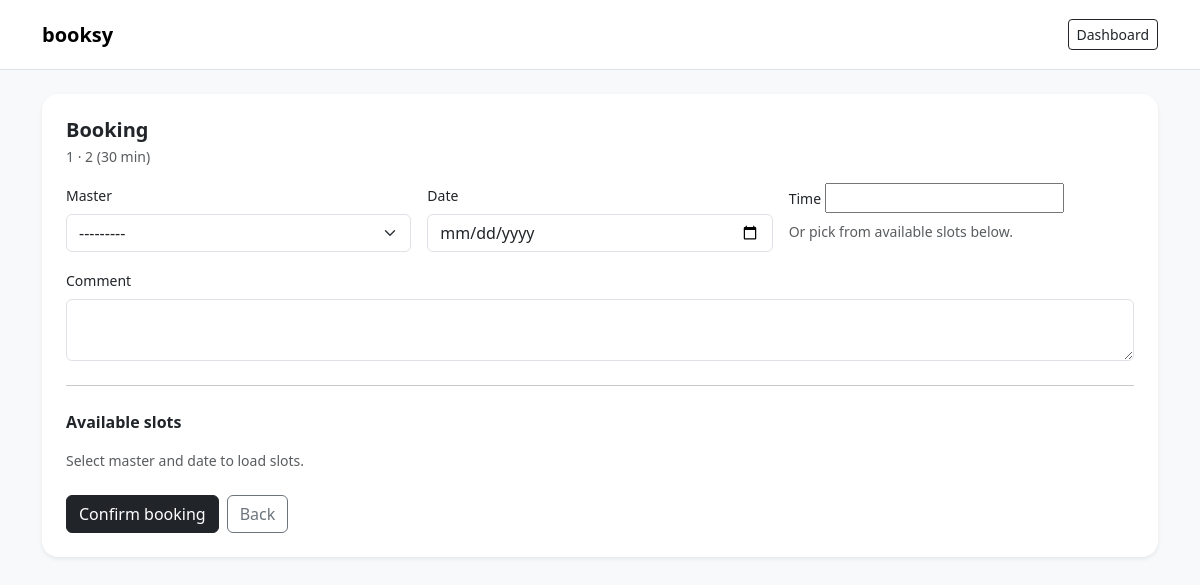
The app's page /salon/1/service/1/book/ (signed in) with its own data.
### marketplace/models.py (models this page shows, shortened)
class MultilingualMixin(models.Model):
    class Meta:
        abstract = True

class Salon(MultilingualMixin, models.Model):
    name_ru = models.CharField(max_length=200)
    name_en = models.CharField(max_length=200, blank=True)
    name_uz = models.CharField(max_length=200, blank=True)
    owner = models.ForeignKey(settings.AUTH_USER_MODEL, on_delete=models.CASCADE, related_name='salons', verbose_name="Владелец")
    category = models.ForeignKey(Category, on_delete=models.SET_NULL, null=True, related_name='salons', verbose_name="Категория")
    description_ru = models.TextField(blank=True, verbose_name="Описание (RU)")
    description_en = models.TextField(blank=True, verbose_name="Описание (EN)")
    description_uz = models.TextField(blank=True, verbose_name="Описание (UZ)")
    address = models.TextField(verbose_name="Адрес")
    phone = models.CharField(max_length=20, verbose_name="Телефон салона")
    logo = models.ImageField(upload_to=salon_logo_upload_to, blank=True, null=True)
    created_at = models.DateTimeField(auto_now_add=True, verbose_name="Дата создания")
    class Meta:
        verbose_name = "Салон"
        verbose_name_plural = "Салоны"

class Service(MultilingualMixin, models.Model):
    name_ru = models.CharField(max_length=200)
    name_en = models.CharField(max_length=200, blank=True)
    name_uz = models.CharField(max_length=200, blank=True)
    salon = models.ForeignKey(Salon, on_delete=models.CASCADE, related_name='services', verbose_name="Салон")
    img = models.ImageField(
        upload_to=service_img_upload_to,
        blank=True,
        null=True,
        verbose_name="Изображение услуги"
    )
    description_ru = models.TextField(blank=True, verbose_name="Описание (RU)")
    description_en = models.TextField(blank=True, verbose_name="Описание (EN)")
    description_uz = models.TextField(blank=True, verbose_name="Описание (UZ)")
    price = models.DecimalField(max_digits=10, decimal_places=2, verbose_name="Цена")
    duration_minutes = models.PositiveIntegerField(verbose_name="Длительность (мин)")
    class Meta:
        verbose_name = "Услуга"
        verbose_name_plural = "Услуги"

### marketplace/views.py (the view)
# urls.py: path("salon/<int:salon_id>/service/<int:service_id>/book/", views.booking_start, name="booking_start"),
@login_required
def booking_start(request, salon_id, service_id):
    salon = get_object_or_404(Salon, pk=salon_id)
    service = get_object_or_404(Service, pk=service_id, salon=salon)
    if request.method == "POST":
        form = BookingForm(request.POST, salon=salon)
        if form.is_valid():
            master = form.cleaned_data["master"]
            start_dt = form.build_start_datetime()
            slots = get_available_slots(
                salon=salon,
                master=master,
                service=service,
                date_obj=form.cleaned_data["date"],
            )
            if start_dt not in slots:
                form.add_error(None, "Selected time is no longer available.")
            else:
                appointment = Appointment.objects.create(
                    client=request.user,
                    salon=salon,
                    master=master,
                    service=service,
                    start_time=start_dt,
                    status="pending",
                    comment=form.cleaned_data.get("comment", ""),
                )
                customer_profile = getattr(request.user, "profile", None)
                provider_profile = getattr(salon.owner, "profile", None)
                print(customer_profile.telegram_id)
                print(provider_profile.telegram_id)
                start_time = timezone.localtime(start_dt).strftime("%d.%m.%Y %H:%M")
                if customer_profile and customer_profile.telegram_id:
                    print(customer_profile)
                    send_telegram_message(
                        customer_profile.telegram_id,
                        (
                            "<b>Booking Confirmed</b>\n\n"
                            f"Salon: {salon.name}\n"
                            f"Service: {service.name}\n"
                            f"Time: {start_time}"
                        ),
                    )
                if provider_profile and provider_profile.telegram_id:
                    print(provider_profile)
                    send_telegram_message(
                        provider_profile.telegram_id,
                        (
                            "<b>New Booking</b>\n\n"
                            f"Client: {request.user.get_full_name() or request.user.username}\n"
                            f"Service: {service.name}\n"
                            f"Time: {start_time}"
                        ),
                    )
                return redirect("marketplace:booking_success", salon_id=salon.id)
    else:
        form = BookingForm(salon=salon, initial={"date": timezone.localdate()})
    return render(
        request,
        "marketplace/booking_start.html",
        {"salon": salon, "service": service, "form": form},
    )

### marketplace/forms.py (shortened to what this page needs)
class BookingForm(forms.Form):
    master = forms.ModelChoiceField(queryset=Master.objects.none())
    date = forms.DateField(widget=forms.DateInput(attrs={"type": "date"}))
    time = forms.TimeField(input_formats=["%H:%M"])
    comment = forms.CharField(required=False, widget=forms.Textarea(attrs={"rows": 2}))
    def __init__(self, *args, salon=None, **kwargs):
        super().__init__(*args, **kwargs)
        self.fields["master"].widget.attrs.update({"class": "form-select"})
        self.fields["date"].widget.attrs.update({"class": "form-control"})
        self.fields["comment"].widget.attrs.update({"class": "form-control"})
        self.salon = salon
        if salon:
            self.fields["master"].queryset = salon.masters.filter(is_active=True)

### marketplace/models.py (called while the page is built)
    def __str__(self):
        return self.name

### templates/marketplace/booking_start.html (shortened to what this page needs)
{% extends "marketplace/base_client.html" %}
{% block content %}
<div class="container py-4">
  <div class="card border-0 shadow-sm rounded-4">
    <div class="card-body p-4">
      <h1 class="h5 fw-bold mb-1">Booking</h1>
      <div class="text-muted small mb-3">
        {{ salon.name_ru }} · {{ service.name_ru }} ({{ service.duration_minutes }} min)
      </div>
      <form method="post" id="bookingForm">
        <div class="row g-3">
          <div class="col-md-4">
            <label class="form-label small">Master</label>
            {{ form.master }}
          </div>
          <div class="col-md-4">
            <label class="form-label small">Date</label>
            {{ form.date }}
          </div>
          <div class="col-md-4">
            <label class="form-label small">Time</label>
            {{ form.time }}
            <div class="form-text">Or pick from available slots below.</div>
          </div>
          <div class="col-12">
            <label class="form-label small">Comment</label>
            {{ form.comment }}
          </div>
        </div>
        <hr class="my-4">
        <div>
          <div class="fw-semibold mb-2">Available slots</div>
          <div id="slotsHint" class="text-muted small mt-2">Select master and date to load slots.</div>
        </div>
        <div class="mt-4 d-flex gap-2">
          <button class="btn btn-dark" type="submit">Confirm booking</button>
          <a class="btn btn-outline-secondary" href="{% url 'marketplace:salon_detail' salon.id %}">Back</a>
        </div>
      </form>
    </div>
  </div>
</div>
{% endblock %}

### records on screen
Salon: name_ru "1"
Service: name_ru "2", duration_minutes "30"
